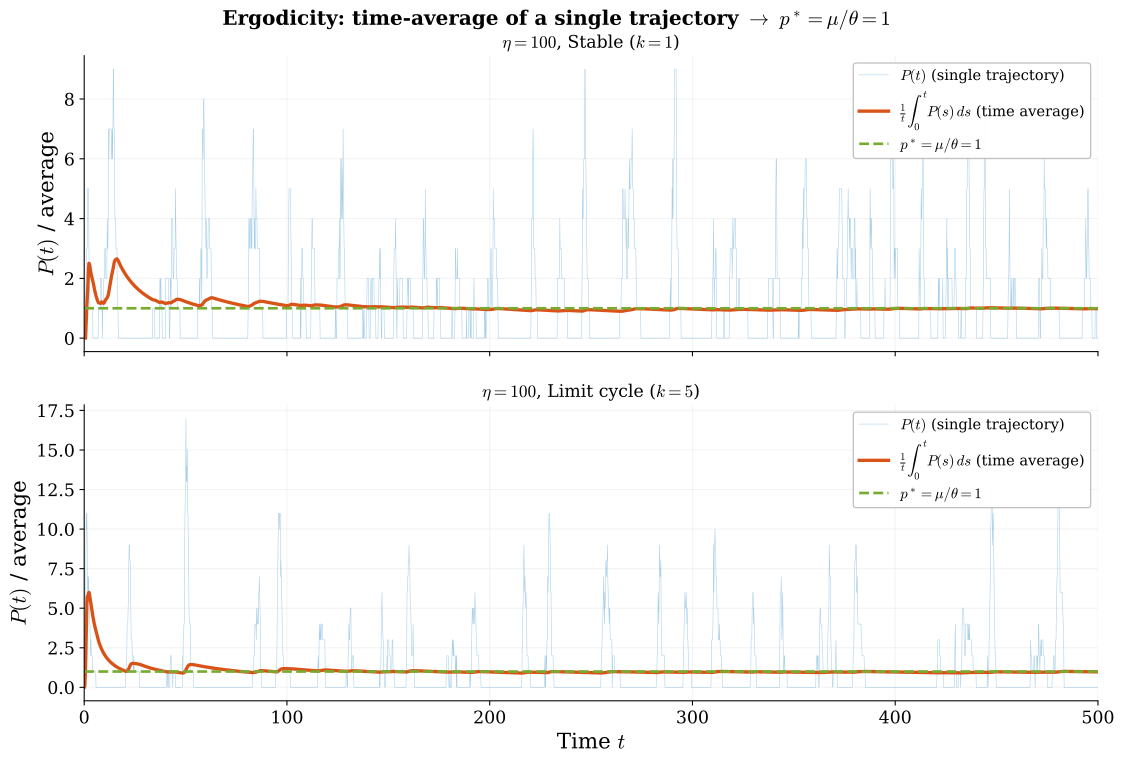

Generate this figure with Python:
"""
Ergodicity of the AIC: the time-average of a single SSA trajectory
converges to p* = mu/theta = 1 for both stable and unstable parameters.
"""
import numpy as np
import matplotlib, matplotlib.pyplot as plt

matplotlib.rcParams.update({
    "svg.fonttype": "path", "mathtext.fontset": "cm",
    "font.family": "serif", "font.size": 14,
    "axes.labelsize": 16, "axes.titlesize": 15,
    "legend.fontsize": 11, "xtick.labelsize": 13, "ytick.labelsize": 13,
    "lines.linewidth": 2.5, "axes.linewidth": 0.8,
    "axes.spines.top": False, "axes.spines.right": False,
})
BLUE="#0072BD"; ORANGE="#D95319"; GREEN="#77AC30"; GRAY="0.55"
OUT = "/mnt/user-data/outputs"

def ssa_with_running_avg(k, eta, T, seed, n_samples=2000):
    """Run SSA, return sampled trajectory and running time-average."""
    rng = np.random.default_rng(seed)
    m, p, z1, z2 = 0, 0, 5, 0
    t = 0.0
    cum_p = 0.0  # cumulative ∫P(s)ds

    # Sample at regular intervals for plotting
    t_sample = np.linspace(0, T, n_samples)
    p_sample = np.zeros(n_samples)
    avg_sample = np.zeros(n_samples)
    si = 0  # sample index

    while t < T and si < n_samples:
        a1 = k*z1; a2 = float(m); a3 = float(m)
        a4 = float(p); a5 = 1.0; a6 = float(p)
        a7 = eta*z1*z2
        a_tot = a1+a2+a3+a4+a5+a6+a7
        if a_tot <= 0: break
        dt = rng.exponential(1.0/a_tot)
        t_new = t + dt

        # Record samples that fall in [t, t_new)
        while si < n_samples and t_sample[si] < t_new:
            extra = t_sample[si] - t
            cum_here = cum_p + p * extra
            p_sample[si] = p
            avg_sample[si] = cum_here / t_sample[si] if t_sample[si] > 0 else p
            si += 1

        cum_p += p * dt
        t = t_new

        # Fire reaction
        r = rng.random()*a_tot
        if r < a1: m += 1
        elif r < a1+a2: p += 1
        elif r < a1+a2+a3: m -= 1
        elif r < a1+a2+a3+a4: p -= 1
        elif r < a1+a2+a3+a4+a5: z1 += 1
        elif r < a1+a2+a3+a4+a5+a6: z2 += 1
        else: z1 -= 1; z2 -= 1

    # Fill remaining samples
    while si < n_samples:
        p_sample[si] = p
        avg_sample[si] = cum_p / t_sample[si] if t_sample[si] > 0 else p
        si += 1

    return t_sample, p_sample, avg_sample

T = 500.0
eta = 100

fig, (ax1, ax2) = plt.subplots(2, 1, figsize=(12, 8), sharex=True)
fig.subplots_adjust(left=0.09, right=0.97, top=0.92, bottom=0.08,
                    hspace=0.18)
fig.suptitle(r"Ergodicity: time-average of a single trajectory $\to$"
             r" $p^* = \mu/\theta = 1$",
             fontsize=15, fontweight="bold")

configs = [(1, "Stable ($k=1$)", ax1),
           (5, "Limit cycle ($k=5$)", ax2)]

for k, label, ax in configs:
    ts, ps, avgs = ssa_with_running_avg(k, eta, T, seed=42, n_samples=3000)

    ax.plot(ts, ps, color=BLUE, lw=0.4, alpha=0.35,
            label=r"$P(t)$ (single trajectory)")
    ax.plot(ts, avgs, color=ORANGE, lw=2.5,
            label=r"$\frac{1}{t}\int_0^t P(s)\,ds$ (time average)")
    ax.axhline(1.0, color=GREEN, lw=2.0, ls="--",
               label=r"$p^* = \mu/\theta = 1$")

    ax.set_ylabel(r"$P(t)$ / average")
    ax.set_title(rf"$\eta = {eta}$, {label}", fontsize=13)
    ax.set_xlim(0, T)
    ax.legend(loc="upper right", framealpha=0.95, edgecolor="0.75")
    ax.grid(True, alpha=0.15)

ax2.set_xlabel("Time $t$")

fig.savefig(f"{OUT}/aic_ergodicity.svg", bbox_inches="tight")
fig.savefig("/home/claude/aic_ergodicity.png", dpi=200, bbox_inches="tight")
plt.close()
print("Saved aic_ergodicity.svg")

# Print final averages
for k in [1, 5]:
    ts, ps, avgs = ssa_with_running_avg(k, eta, T, seed=42, n_samples=3000)
    print(f"  k={k}: final time-avg = {avgs[-1]:.4f} (target: 1.0)")
